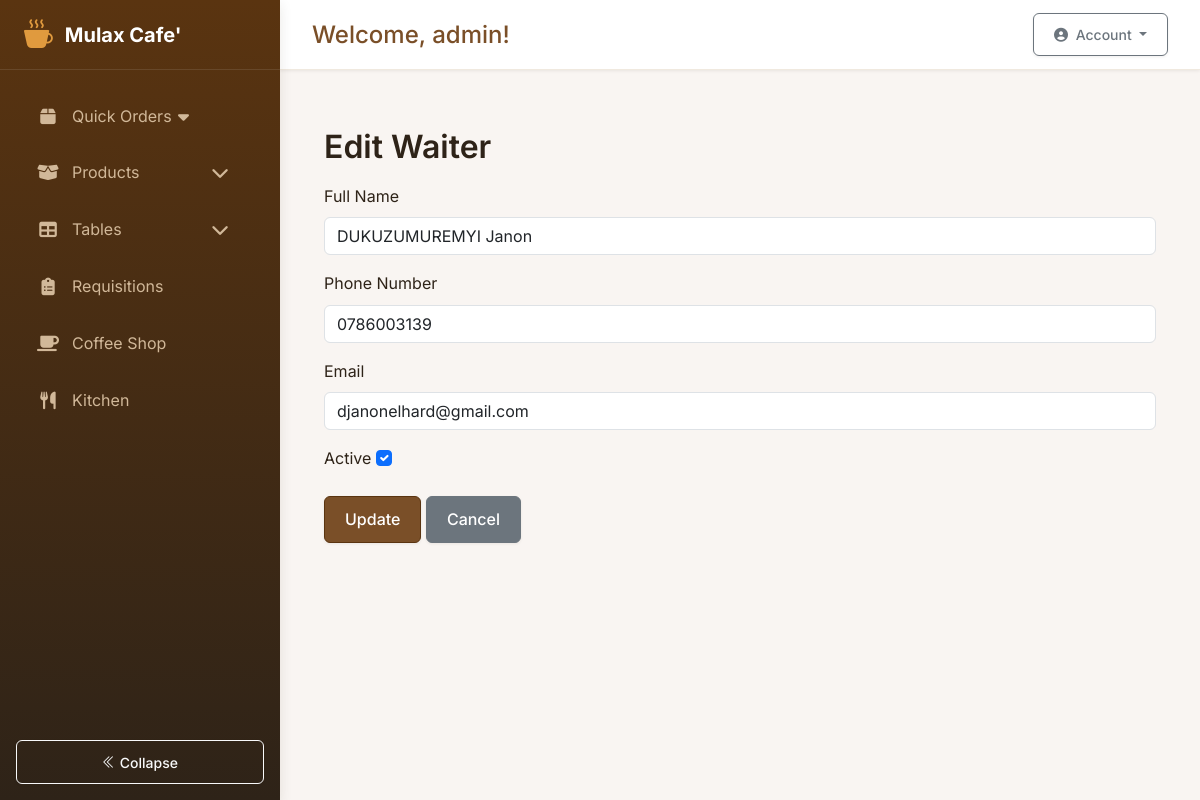
Screenshot of /waiters/1/edit (signed in) with the database file from the repository.
### app/models.py (models this page shows, shortened)
class User(db.Model, UserMixin):
    __tablename__ = 'users'
    id = db.Column(db.Integer, primary_key=True)
    username = db.Column(db.String(80), unique=True, nullable=False)
    password_hash = db.Column(db.String(128))
    role = db.Column(db.String(20), default='employee')  # Possible values: 'system_control', 'manager', 'employee'
    is_admin = db.Column(db.Boolean, default=False)
    active = db.Column(db.Boolean, default=True)
    created_at = db.Column(db.DateTime, default=lambda: datetime.now(pytz.timezone('Africa/Kigali')))
    last_login = db.Column(db.DateTime)
    must_change_password = db.Column(db.Boolean, default=True)
    current_shift_id = db.Column(db.Integer, db.ForeignKey('shifts.id'))
    current_shift = db.relationship('Shift', back_populates='users')
    attendances = db.relationship('Attendance', back_populates='user')
    stock_movements = db.relationship('StockMovement', back_populates='user')
    requisitions = db.relationship(
        'Requisition',
        back_populates='requester',
        foreign_keys='[Requisition.user_id]'
    )
    approved_requisitions = db.relationship(
        'Requisition',
        back_populates='approver',
        foreign_keys='[Requisition.approved_by]'
    )
    coffee_sales = db.relationship('CoffeeSale', back_populates='recorder')
    orders_recorded = db.relationship('Order', back_populates='recorder', foreign_keys='[Order.recorded_by]')
    orders_served = db.relationship('Order', back_populates='server', foreign_keys='[Order.served_by]')
    orders_created = db.relationship('Order', back_populates='user', foreign_keys='Order.user_id')
    def is_employee(self):
        return self.role == 'employee'
    def get_current_shift(self):
        if self.is_admin or self.is_system_control():
            return None  # Admins can see all shifts
        return self.current_shift

class Waiter(db.Model):
    __tablename__ = 'waiters'
    id = db.Column(db.Integer, primary_key=True)
    name = db.Column(db.String(100), nullable=False)
    phone_number = db.Column(db.String(20), nullable=True)
    email = db.Column(db.String(120), nullable=True, unique=True)
    is_active = db.Column(db.Boolean, default=True)

### app/routes/waiter.py (the view, shortened to what this page needs)
@bp.route('/<int:waiter_id>/edit', methods=['GET', 'POST'])
def edit_waiter(waiter_id):
    waiter = Waiter.query.get_or_404(waiter_id)
    form = WaiterForm(obj=waiter)
    return render_template('waiters/edit_waiter.html', form=form, waiter=waiter)

### app/auth/forms.py
class WaiterForm(FlaskForm):
    name = StringField('Full Name', validators=[DataRequired(), Length(min=2, max=100)])
    phone_number = StringField('Phone Number', validators=[Optional(), Length(max=20)])
    email = StringField('Email', validators=[Optional(), Email()])
    is_active = BooleanField('Active', default=True)
    submit = SubmitField('Register Waiter')

### app/templates/waiters/edit_waiter.html (shortened to what this page needs)
{% extends 'base.html' %}
{% block content %}
<div class="container mt-4">
    <h2>Edit Waiter</h2>
    <form method="POST">
        <div class="mb-3">
            {{ form.name.label(class="form-label") }}
            {{ form.name(class="form-control") }}
        </div>
        <div class="mb-3">
            {{ form.phone_number.label(class="form-label") }}
            {{ form.phone_number(class="form-control") }}
        </div>
        <div class="mb-3">
            {{ form.email.label(class="form-label") }}
            {{ form.email(class="form-control") }}
        </div>
        <div class="mb-3">
            {{ form.is_active.label(class="form-label") }}
            {{ form.is_active(class="form-check-input") }}
        </div>
        <button type="submit" class="btn btn-primary">Update</button>
        <a href="{{ url_for('waiters.view_waiter', waiter_id=waiter.id) }}" class="btn btn-secondary">Cancel</a>
    </form>
</div>
{% endblock %}

### app/templates/base.html (shortened to what this page needs)
<!DOCTYPE html>
<html lang="en">
<head>
    <link rel="stylesheet" href="https://cdn.jsdelivr.net/npm/bootstrap-icons@1.11.1/font/bootstrap-icons.css">
    <link href="https://cdn.jsdelivr.net/npm/bootstrap@5.3.2/dist/css/bootstrap.min.css" rel="stylesheet">
    <link href="{{ url_for('static', filename='css/styles.css') }}" rel="stylesheet">
    <link rel="stylesheet" href="https://cdnjs.cloudflare.com/ajax/libs/font-awesome/6.5.2/css/all.min.css">
    <link rel="stylesheet" href="https://cdn.datatables.net/1.11.5/css/dataTables.bootstrap5.min.css">
</head>
<body>
    {% if current_user.is_authenticated %}
        <div class="app-container">
            <aside class="sidebar" id="sidebar">
                <div class="sidebar-header">
                    <a href="#" class="sidebar-brand">
                        <i class="bi bi-cup-hot-fill"></i>
                        <span>Mulax Cafe'</span>
                    </a>
                </div>
                <div class="sidebar-nav-container">
                    <ul class="sidebar-nav">
                        <li class="nav-item">
                            <a class="sidebar-nav-link collapsed" href="#" data-bs-toggle="collapse" data-bs-target="#ordersMenu" aria-expanded="false">
                                <i class="fas fa-box"></i><span>Quick Orders</span>
                                <i class="fas fa-caret-down float-end"></i>
                            </a>
                        </li>
                        <li class="nav-item">
                            <a class="sidebar-nav-link d-flex align-items-center" href="#productSubmenu" data-bs-toggle="collapse" role="button" aria-expanded="false" aria-controls="productSubmenu">
                                <i class="fas fa-box-open"></i>
                                <span>Products</span>
                                <i class="fas fa-chevron-down ms-auto menu-toggle"></i>
                            </a>
                        </li>
                        <li class="nav-item">
                            <a class="sidebar-nav-link d-flex align-items-center" href="#tablesSubmenu" data-bs-toggle="collapse" role="button" aria-expanded="false" aria-controls="tablesSubmenu">
                                <i class="fas fa-table"></i>
                                <span>Tables</span>
                                <i class="fas fa-chevron-down ms-auto menu-toggle"></i>
                            </a>
                        </li>
                        <li class="nav-item">
                            <a class="sidebar-nav-link" href="{{ url_for('requisitions.list_requisitions') }}">
                                <i class="fas fa-clipboard-list"></i><span>Requisitions</span>
                            </a>
                        </li>
                        <li class="nav-item">
                            <a class="sidebar-nav-link" href="{{ url_for('coffee.list_sales') }}">
                                <i class="fas fa-coffee"></i><span>Coffee Shop</span>
                            </a>
                        </li>
                        <li class="nav-item">
                            <a class="sidebar-nav-link" href="{{ url_for('kitchen.inventory') }}">
                                <i class="fas fa-utensils"></i><span>Kitchen</span>
                            </a>
                        </li>
                    </ul>
                </div>
                <div class="sidebar-footer p-3">
                    <button class="sidebar-toggle btn btn-sm btn-outline-light w-100" id="sidebarToggle">
                        <i class="bi bi-chevron-double-left"></i> <span>Collapse</span>
                    </button>
                </div>
            </aside>
            <main class="main-content" id="main-content">
                <div class="content-wrapper">
                    <div class="top-bar">
                        <div class="welcome-message">
                            <h4>Welcome, {{ current_user.username }}!</h4>
                        </div>
                        <div class="user-profile">
                            <div class="dropdown">
                                <button class="btn btn-sm btn-outline-secondary dropdown-toggle" type="button" id="dropdownMenuButton" data-bs-toggle="dropdown" aria-expanded="false">
                                    <i class="fas fa-user-circle me-1"></i> Account
                                </button>
                            </div>
                        </div>
                    </div>
                    <div class="content-container">
                        {% block content %}{% endblock %}
                    </div>
                </div>
            </main>
        </div>
    {% endif %}
</body>
</html>

### app/static/css/styles.css (style rules this page uses)
:root { --primary: #7B3F00; --secondary: #FFD700; --dark: #212529; --light: #F8F9FA; }
body { background-color: #f5f5f5; }
.btn-primary { background-color: var(--primary); border-color: var(--primary); }

### app/templates/base.html (style rules this page uses)
:root { --primary-900: #2E2318; --primary-800: #5A3410; --primary-700: #7A4F28; --primary-600: #9C7449; --primary-500: #C89F6D; --primary-400: #D1B899; --primary-300: #E3D5C1; --primary-200: #F0E9DF; --primary-100: #F9F5F2; --accent-500: #E09A3E; --accent-400: #F3D6A8; --success-500: #3A7D44; --danger-500: #C64745; --warning-500: #D4A017; --info-500: #afc0c7; --font-sans: 'Inter', system-ui, -apple-system, sans-serif; --font-mono: 'SFMono-Regular', Consolas, 'Liberation Mono', Menlo, monospace; --sidebar-width: 280px; --sidebar-mini-width: 80px; --header-height: 70px; --topbar-height: 70px; --content-padding: 2rem; --transition-base: 0.2s ease; --transition-fast: 0.1s ease; --shadow-sm: 0 1px 3px rgba(46, 35, 24, 0.08); --shadow-md: 0 4px 12px rgba(46, 35, 24, 0.1); --shadow-lg: 0 8px 24px rgba(46, 35, 24, 0.12); --border-radius-sm: 6px; --border-radius: 10px; --border-radius-lg: 14px; }
body { font-family: var(--font-sans); background-color: var(--primary-100); color: var(--primary-900); line-height: 1.6; -webkit-font-smoothing: antialiased; -moz-osx-font-smoothing: grayscale; }
a { color: var(--primary-700); text-decoration: none; transition: color var(--transition-fast); }
h1, h2, h3, h4, h5, h6 { font-weight: 600; color: var(--primary-900); line-height: 1.3; margin-bottom: 1rem; }
.app-container { display: flex; min-height: 100vh; position: relative; }
.top-bar { position: fixed; top: 0; right: 0; left: var(--sidebar-width); height: var(--topbar-height); background: white; box-shadow: var(--shadow-sm); z-index: 900; display: flex; align-items: center; justify-content: space-between; padding: 0 var(--content-padding); transition: left var(--transition-base); border-bottom: 1px solid var(--primary-200); }
.welcome-message h4 { font-weight: 500; color: var(--primary-700); margin: 0; }
.user-profile { display: flex; align-items: center; gap: 0.75rem; }
.sidebar { width: var(--sidebar-width); background: linear-gradient(180deg, var(--primary-800) 0%, var(--primary-900) 100%); color: white; transition: all var(--transition-base); position: fixed; height: 100vh; z-index: 1000; box-shadow: var(--shadow-md); display: flex; flex-direction: column; }
.sidebar-header { padding: 1.5rem; height: var(--header-height); display: flex; align-items: center; border-bottom: 1px solid rgba(255, 255, 255, 0.1); }
.sidebar-brand { font-size: 1.25rem; font-weight: 700; color: white; display: flex; align-items: center; gap: 0.75rem; }
.sidebar-brand i { color: var(--accent-500); font-size: 1.8rem; }
.sidebar-nav-container { flex: 1; overflow-y: auto; padding: 1rem 0; }
.sidebar-nav { list-style: none; padding: 0; margin: 0; }
.sidebar-nav-link { display: flex; align-items: center; padding: 0.85rem 1.5rem; color: var(--primary-400); transition: all var(--transition-fast); position: relative; margin: 0.25rem 0.75rem; border-radius: var(--border-radius-sm); }
.sidebar-nav-link i { font-size: 1.1rem; margin-right: 0.75rem; width: 24px; text-align: center; }
.sidebar-nav-link span { transition: opacity var(--transition-base), transform var(--transition-base); }
.main-content { flex: 1; margin-left: var(--sidebar-width); transition: margin-left var(--transition-base); min-height: 100vh; display: flex; flex-direction: column; }
.content-wrapper { padding-top: var(--topbar-height); flex: 1; }
.content-container { padding: var(--content-padding); }
.btn { border-radius: var(--border-radius-sm); padding: 0.65rem 1.25rem; font-weight: 500; transition: all var(--transition-fast); box-shadow: var(--shadow-sm); }
.btn-primary { background-color: var(--primary-700); border-color: var(--primary-800); }

### rows the page displays
User: username "admin"
Waiter: name "DUKUZUMUREMYI Janon", phone_number "0786003139", email "djanonelhard@gmail.com", is_active "☑"
